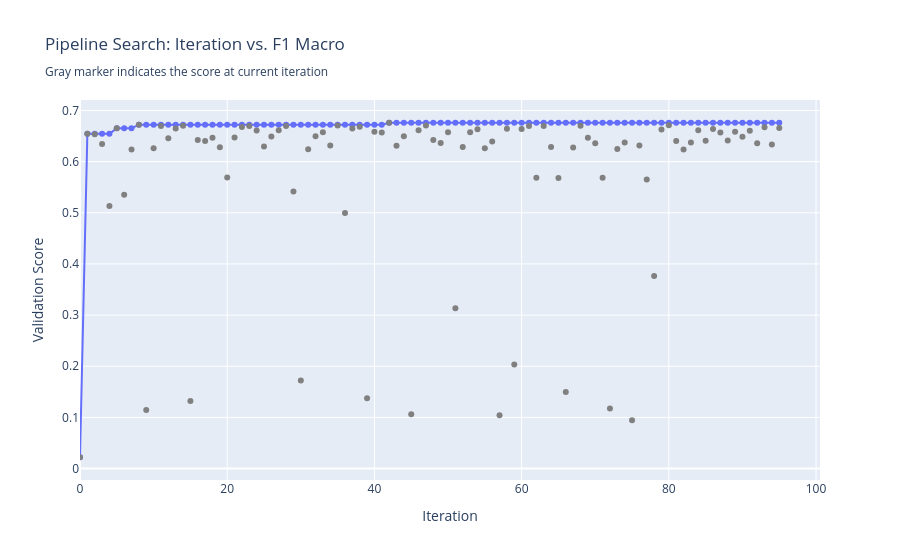

The notebook cell saved with this chart:
### Code cell
automl.search(interactive_plot=False)
